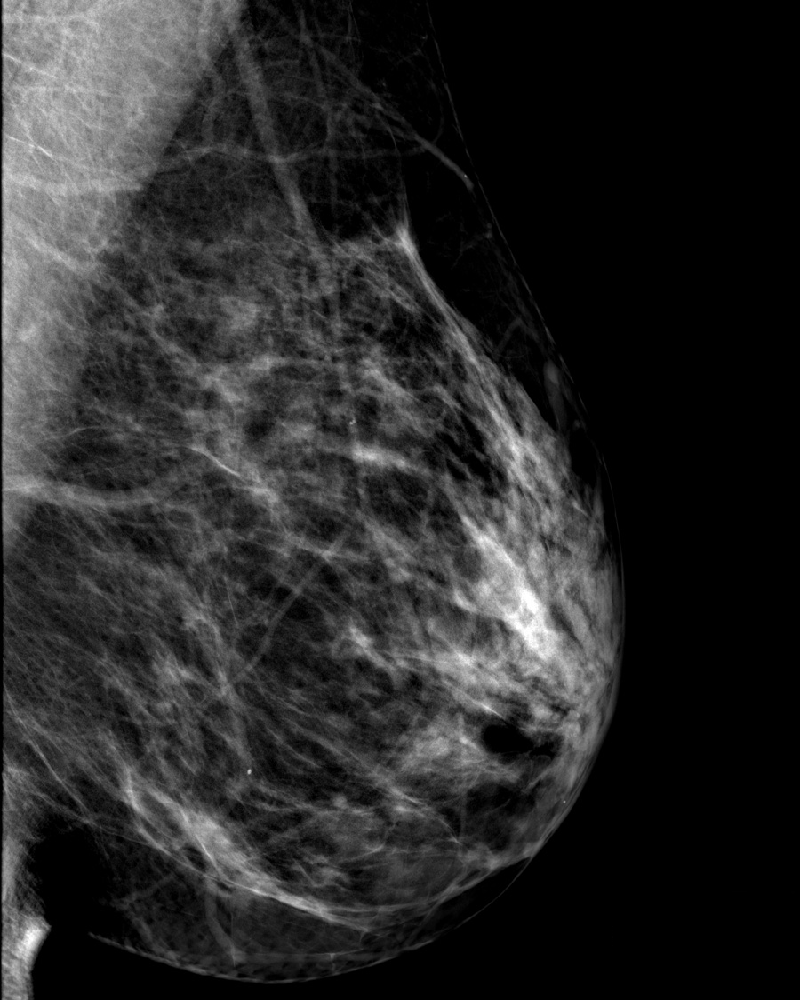
#> input picture Solution3/Code/test_000.png, 800 x 1000 px; its folder holds only this picture in this run
$ python -i breast_muscle_segmentation.py   (imports and definitions only)   (older library calls are emulated)
#> lines starting #> are read from the running program, lines starting #| are printed output that depends on the picture; after the words box and inside, x2 and y2 are one past the last pixel; in counts of white or black regions, pixels touching at a corner belong together
### Solution3/Code/breast_segment/breast_segment/breast_segment.py
import numpy as np
from skimage.exposure import equalize_hist
from skimage.filters.rank import median
from skimage.measure import regionprops
from skimage.morphology import disk
from skimage.segmentation import felzenszwalb
from skimage.transform import rescale
from scipy.ndimage import binary_fill_holes
from scipy.misc import imresize
import PIL


def breast_segment(im, scale_factor=0.25, threshold=3900, felzenzwalb_scale=0.15):
    """
    Fully automated breast segmentation in mammographies.
    https://github.com/olieidel/breast_segment

    :param im: Image
    :param scale_factor: Scale Factor
    :param threshold: Threshold
    :param felzenzwalb_scale: Felzenzwalb Scale

    :return: (im_mask, bbox) where im_mask is the segmentation mask and
    bbox is the bounding box (rectangular) of the segmentation.

    """

    # set threshold to remove artifacts around edges
    im_thres = im.copy()
    im_thres[im_thres > threshold] = 0

    # determine breast side
    col_sums_split = np.array_split(np.sum(im_thres, axis=0), 2)
    left_col_sum = np.sum(col_sums_split[0])
    right_col_sum = np.sum(col_sums_split[1])

    if left_col_sum > right_col_sum:
        breast_side = 'l'
    else:
        breast_side = 'r'

    # rescale and filter aggressively, normalize
    im_small = rescale(im_thres, scale_factor)
    im_small_filt = median(im_small, disk(50))
    # this might not be helping, actually sometimes it is
    im_small_filt = equalize_hist(im_small_filt)

    # run mr. felzenzwalb
    segments = felzenszwalb(im_small_filt, scale=felzenzwalb_scale)
    segments += 1  # otherwise, labels() would ignore segment with segment=0


    props = regionprops(segments)

    # Sort Props by area, descending
    props_sorted = sorted(props, key=lambda x: x.area, reverse=True)

    expected_bg_index = 0
    bg_index = expected_bg_index

    bg_region = props_sorted[bg_index]
    minr, minc, maxr, maxc = bg_region.bbox
    filled_mask = bg_region.filled_image

    im_small_fill = np.zeros((im_small_filt.shape[0]+2, im_small_filt.shape[1]+1), dtype=int)

    if breast_side == 'l':
        # breast expected to be on left side,
        # pad on right and bottom side
        im_small_fill[minr+1:maxr+1, minc:maxc] = filled_mask
        im_small_fill[0, :] = 1  # top
        im_small_fill[-1, :] = 1  # bottom
        im_small_fill[:, -1] = 1  # right
    elif breast_side == 'r':
        # breast expected to be on right side,
        # pad on left and bottom side
        im_small_fill[minr+1:maxr+1, minc+1:maxc+1] = filled_mask  # shift mask to right side
        im_small_fill[0, :] = 1  # top
        im_small_fill[-1, :] = 1  # bottom
        im_small_fill[:, 0] = 1  # left

    im_small_fill = binary_fill_holes(im_small_fill)

    im_small_mask = im_small_fill[1:-1, :-1] if breast_side == 'l' \
                  else im_small_fill[1:-1, 1:]

    # rescale mask
    im_mask = np.array(PIL.Image.fromarray(np.uint8(im_small_mask)).resize(np.transpose(im).shape)).astype(bool)

    # invert!
    im_mask = ~im_mask

    # determine side of breast in mask and compare
    col_sums_split = np.array_split(np.sum(im_mask, axis=0), 2)
    left_col_sum = np.sum(col_sums_split[0])
    right_col_sum = np.sum(col_sums_split[1])

    if left_col_sum > right_col_sum:
        breast_side_mask = 'l'
    else:
        breast_side_mask = 'r'

    if breast_side_mask != breast_side:
        # breast mask is not on expected side
        # we might have segmented bg instead of breast
        # so invert again
        print('breast and mask side mismatch. inverting!')
        im_mask = ~im_mask

    # exclude thresholded area (artifacts) in mask, too
    im_mask[im > threshold] = False

    # fill holes again, just in case there was a high-intensity region
    # in the breast
    im_mask = binary_fill_holes(im_mask)

    # if no region found, abort early and return mask of complete image
    if im_mask.ravel().sum() == 0:
        all_mask = np.ones_like(im).astype(bool)
        bbox = (0, 0, im.shape[0], im.shape[1])
        print('Couldn\'t find any segment')
        return all_mask, bbox

    # get bbox
    minr = np.argwhere(im_mask.any(axis=1)).ravel()[0]
    maxr = np.argwhere(im_mask.any(axis=1)).ravel()[-1]
    minc = np.argwhere(im_mask.any(axis=0)).ravel()[0]
    maxc = np.argwhere(im_mask.any(axis=0)).ravel()[-1]

    bbox = (minr, minc, maxr, maxc)

    return im_mask, bbox

### Solution3/Code/breast_muscle_segmentation.py
import numpy as np
import sys
sys.path.insert(0, './breast_segment/breast_segment')
from breast_segment import breast_segment
from matplotlib import pyplot as plt
import PIL
import cv2
import warnings
from medpy.filter.smoothing import anisotropic_diffusion
import math
import random
import statistics
import os

DEBUG = True

def find_start_and_end_points(im):
    start = None
    end = None
    i = im.shape[1] - 1
    while i > 0 and start is None:
        if im[im.shape[0]-1, i] != 0:
            start = (im.shape[0]-1, i)
        i = i - 1
    if start is None:
        i = im.shape[0] - 1
        while i > 0 and start is None:
            if(im[i, 0] != 0):
                start = (i, 0)
            i = i - 1
    i = im.shape[1] - 1
    while i > 0 and end is None:
        if im[0, i] > 0:
            end = (0, i)
        i = i - 1
    return start, end

# [244 lines left out: functions canny, count_top_left_neighbors, count_bot_right_neighbors, return_connected_components, get_component, find_greatest_dist and 6 more, not called in this run]

def load_im(path):
    im = PIL.Image.open(path).convert('L')
    side = path.split("_")[1].split(".")[0]
    if side == "L":
        im = im.transpose(PIL.Image.FLIP_LEFT_RIGHT)
    return np.array(im), side
# [300 lines left out: functions pick_best_component, grow_boundaryv2, connect_two_points, lerp, grow_boundary, get_avg_intensity and 2 more, not called in this run]

def segment_pectoral_from_breast(path):
#> called with path = 'test_000.png'
    im_og, side = load_im(path)
#> in load_im, im is the input picture: PIL image 800x1000 L; min 0, max 255, mean 41.1
#> side = '000'
    mask, bbox = breast_segment(im_og, scale_factor=1)
#> in breast_segment, `col_sums_split = np.array_split(np.sum(im_thres, axis=0), 2)`: col_sums_split = 2 items
#> in breast_segment, `left_col_sum = np.sum(col_sums_split[0])`: left_col_sum = 24430880
#> in breast_segment, `right_col_sum = np.sum(col_sums_split[1])`: right_col_sum = 8487819
#> in breast_segment, `im_small_filt = median(im_small, disk(50))`:
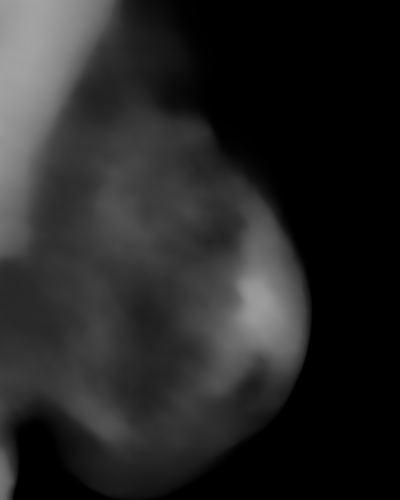
#> im_small_filt: shape (1000, 800) (shown at 1/2 size); min 0, max 163, mean 38.3
#> in breast_segment, `im_small_filt = equalize_hist(im_small_filt)`:
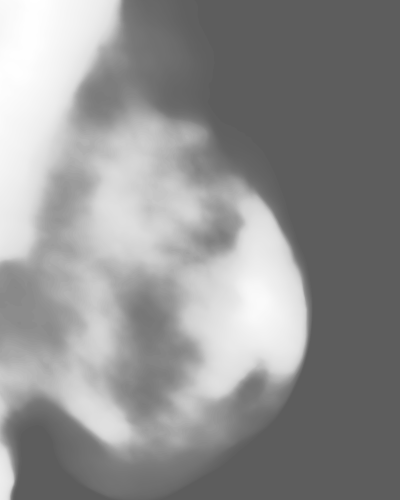
#> im_small_filt: shape (1000, 800) float64 (shown at 1/2 size); min 0.366, max 1, mean 0.569
#> in breast_segment, `segments = felzenszwalb(im_small_filt, scale=felzenzwalb_scale)`:
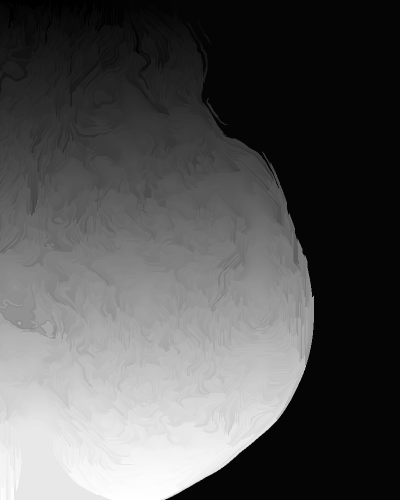
#> segments: shape (1000, 800) int64 (shown at 1/2 size); min 0, max 5626, mean 1889; drawn with min black and max white
#> in breast_segment, `props = regionprops(segments)`: props = 5627 regions
#> in breast_segment, `minr, minc, maxr, maxc = bg_region.bbox`: minr = 0; minc = 330; maxr = 1000; maxc = 800
#> in breast_segment, `filled_mask = bg_region.filled_image`:
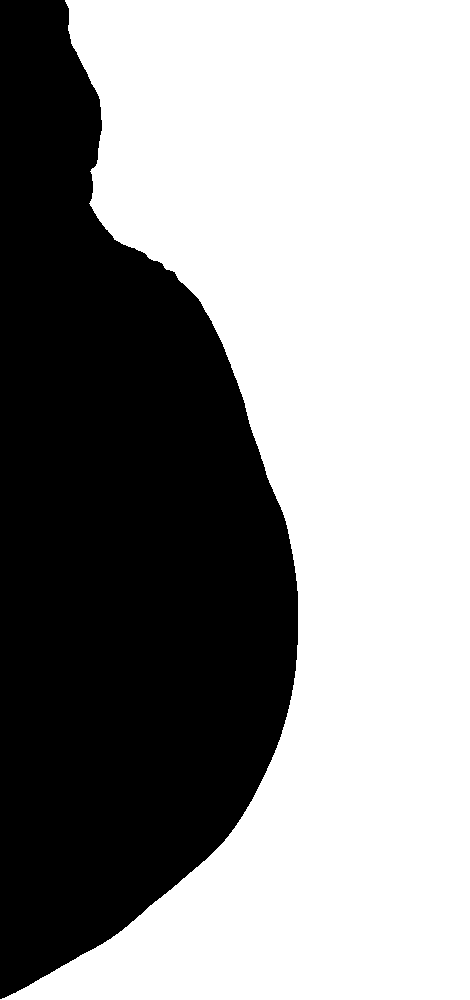
#> filled_mask: shape (1000, 470) bool; 58.4% white; 1 black region, box (x1, y1, x2, y2) and area: (0, 0, 298, 999) 195581
#> in breast_segment, `im_small_fill[:, -1] = 1`:
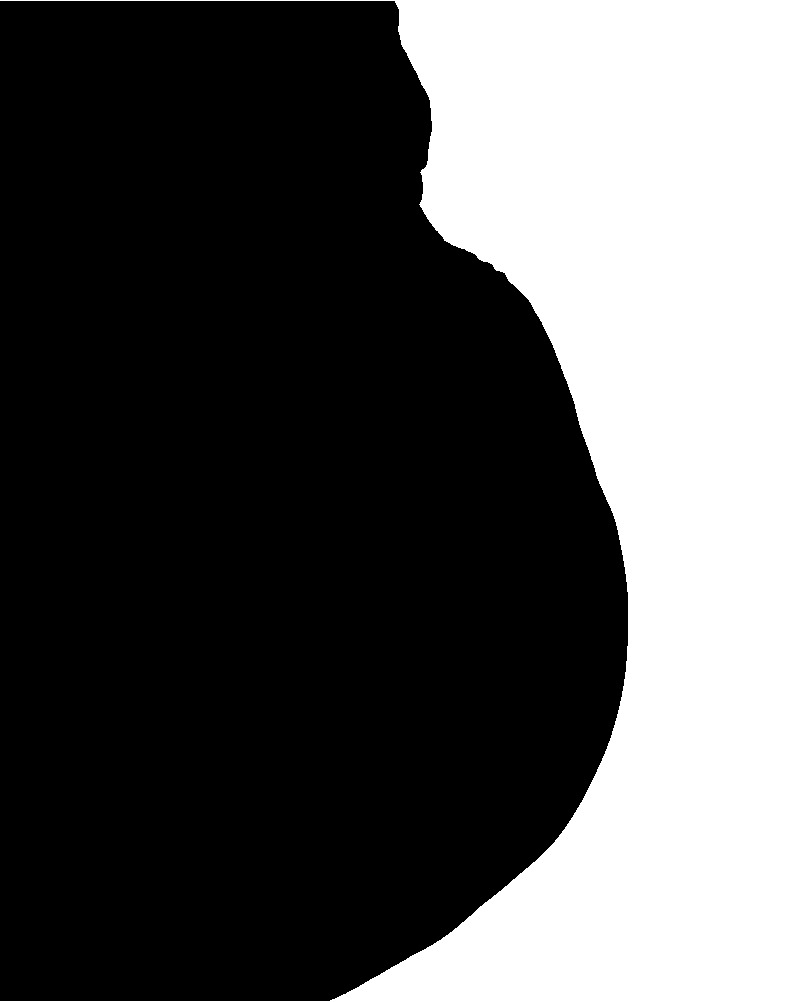
#> im_small_fill: shape (1002, 801) int64; values 0 (black) and 1 (white), 34.5% white; 1 white region, box (x1, y1, x2, y2) and area: (0, 0, 801, 1002) 277021
#> in breast_segment, `im_small_mask = im_small_fill[1:-1, :-1] if breast_side == 'l' \ else ..`:
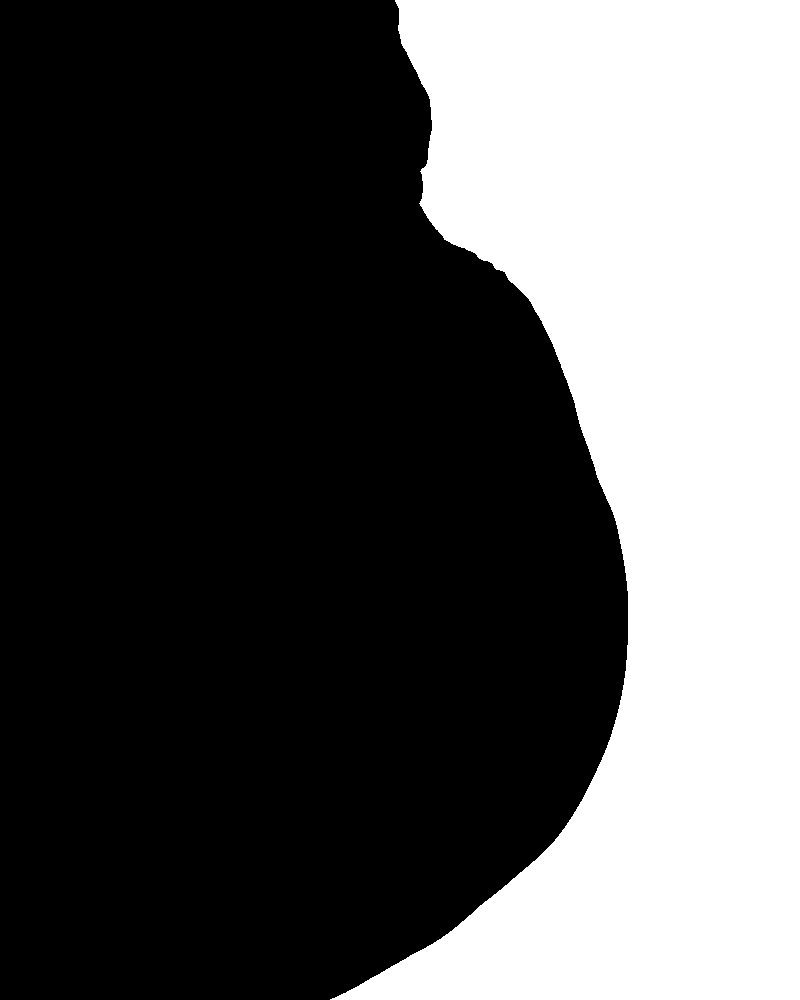
#> im_small_mask: shape (1000, 800) bool; 34.3% white; 1 white region, box (x1, y1, x2, y2) and area: (330, 0, 800, 1000) 274419
#> in breast_segment, `left_col_sum = np.sum(col_sums_split[0])`: left_col_sum = 398639
#> in breast_segment, `right_col_sum = np.sum(col_sums_split[1])`: right_col_sum = 126942
#> in breast_segment, `maxr = np.argwhere(im_mask.any(axis=1)).ravel()[-1]`: maxr = 999
#> in breast_segment, `minc = np.argwhere(im_mask.any(axis=0)).ravel()[0]`: minc = 0
#> in breast_segment, `maxc = np.argwhere(im_mask.any(axis=0)).ravel()[-1]`: maxc = 627
#> in breast_segment, `bbox = (minr, minc, maxr, maxc)`: bbox = (0, 0, 999, 627)
#> bbox = (0, 0, 999, 627)
    if DEBUG:
        cv2.imshow("FirstMask", mask.astype(np.uint8))
    im_og = np.multiply(im_og, mask)
    im = np.array(PIL.Image.fromarray(im_og).resize((int(im_og.shape[1]*0.25), int(im_og.shape[0]*0.25))))
#> im: shape (250, 200)
    start, end = find_start_and_end_points(im)
#> after the loop in find_start_and_end_points, `while i > 0 and start is None:`: i = 7
#> after the loop in find_start_and_end_points, `while i > 0 and end is None:`: i = 93
#> start = (249, 8); end = (0, 94)

    print("start: " + str(start))
#| start: (249, 8)
    print("end: " + str(end))
#| end: (0, 94)
    im = np.array(PIL.Image.fromarray(im).filter(PIL.ImageFilter.MedianFilter(size=9)))
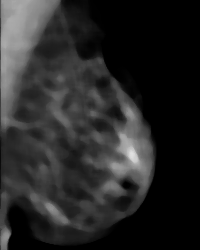
#> im: shape (250, 200); min 0, max 224, mean 39.7
#> (the run stopped early here; a loop or call above may not have finished)

$ run again, on Solution3/Code/test_9_0.png
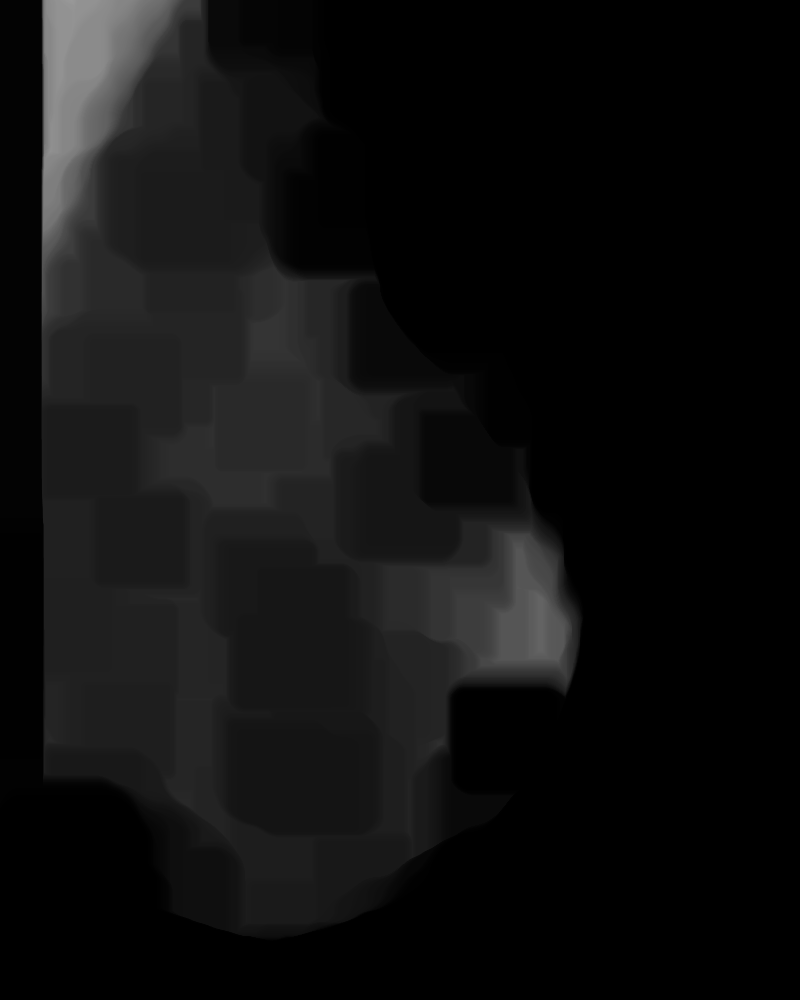
#> input picture Solution3/Code/test_9_0.png, 800 x 1000 px
#> in load_im, im is the input picture: PIL image 800x1000 L; min 0, max 153, mean 15.2
#> side = '9'
#> col_sums_split = 2 items
#> in breast_segment, `left_col_sum = np.sum(col_sums_split[0])`: left_col_sum = 10178988
#> in breast_segment, `right_col_sum = np.sum(col_sums_split[1])`: right_col_sum = 1993724
#> in breast_segment, `segments += 1`:
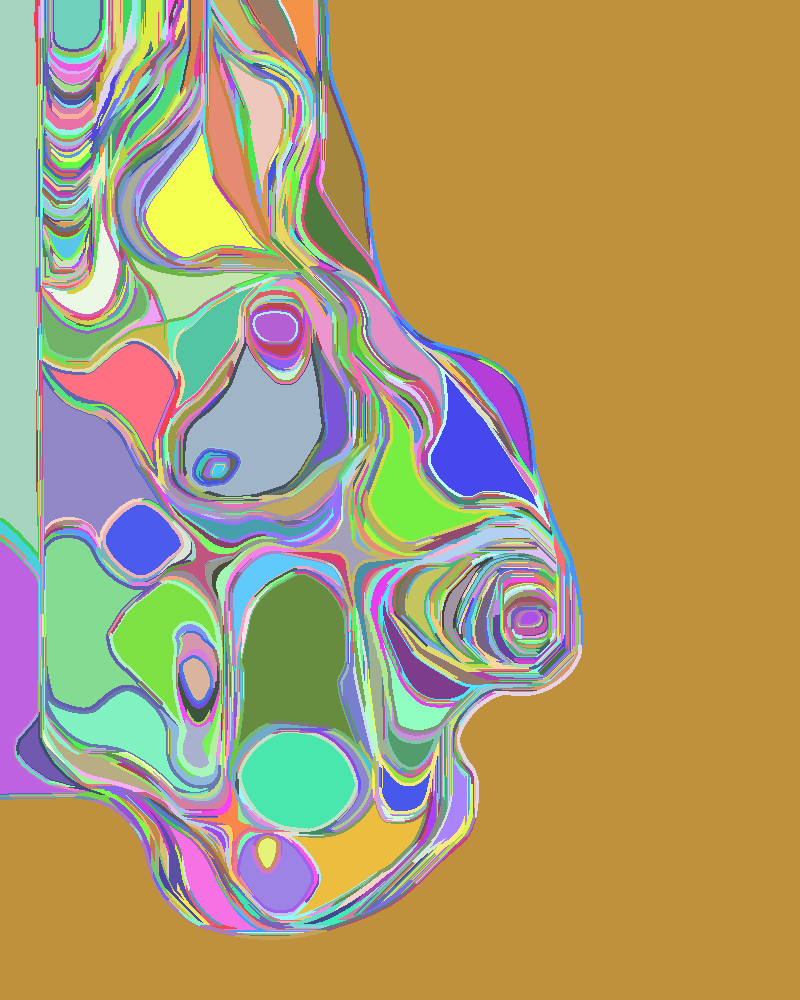
#> segments: shape (1000, 800) int64; 1784 distinct labels, from 1 to 1784; one colour per label, 0 black
#> props = 1784 regions; largest, box (x1, y1, x2, y2) and area: (0, 0, 800, 1000) 394851, (0, 0, 38, 552) 18988, (238, 575, 355, 746) 13312, (185, 346, 322, 496) 11534, (46, 538, 143, 708) 10648
#> props_sorted has the same summary as props
#> in breast_segment, `minr, minc, maxr, maxc = bg_region.bbox`: minr = 0; maxr = 1000; maxc = 800
#> filled_mask: shape (1000, 800) bool; 49.4% white; 1 white region, box (x1, y1, x2, y2) and area: (0, 0, 800, 1000) 394851
#> in breast_segment, `im_small_fill[:, -1] = 1`:
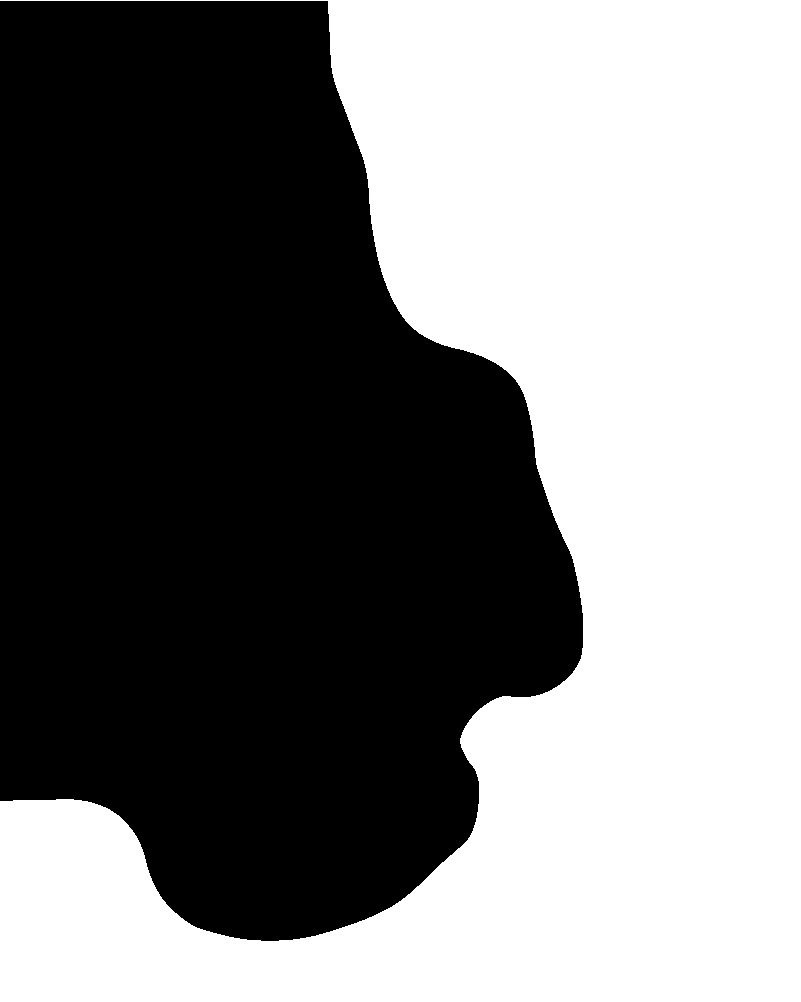
#> im_small_fill: shape (1002, 801) int64; values 0 (black) and 1 (white), 49.5% white; 1 white region, box (x1, y1, x2, y2) and area: (0, 0, 801, 1002) 397453
#> in breast_segment, `left_col_sum = np.sum(col_sums_split[0])`: left_col_sum = 339299
#> in breast_segment, `right_col_sum = np.sum(col_sums_split[1])`: right_col_sum = 65850
#> in breast_segment, `maxr = np.argwhere(im_mask.any(axis=1)).ravel()[-1]`: maxr = 939
#> in breast_segment, `maxc = np.argwhere(im_mask.any(axis=0)).ravel()[-1]`: maxc = 582
#> in breast_segment, `bbox = (minr, minc, maxr, maxc)`: bbox = (0, 0, 939, 582)
#> after the loop in find_start_and_end_points, `while i > 0 and start is None:`: i = 0
#> after the loop in find_start_and_end_points, `while i > 0 and start is None:`: i = 198
#> after the loop in find_start_and_end_points, `while i > 0 and end is None:`: i = 79
#> in segment_pectoral_from_breast, `start, end = find_start_and_end_points(im)`: start = (199, 0); end = (0, 80)
#| start: (199, 0)
#| end: (0, 80)
